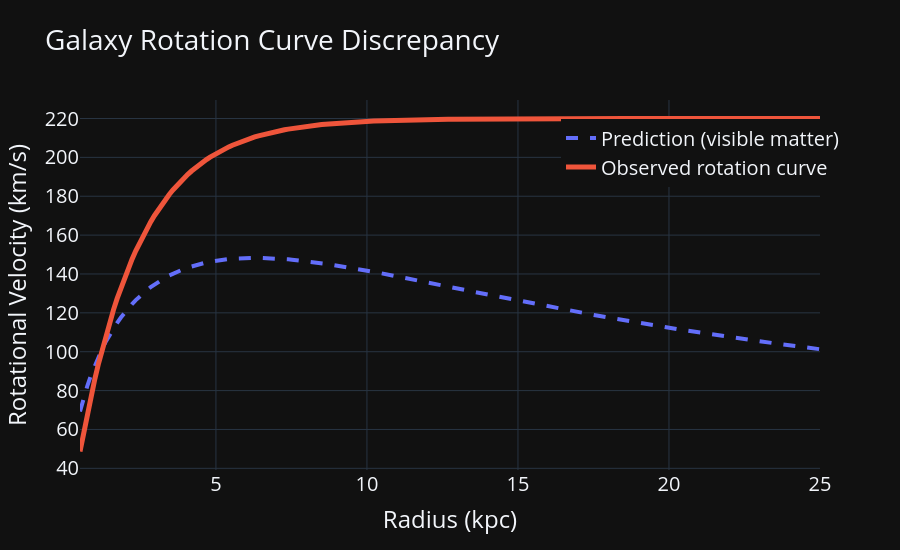

The code cell stored with this chart in its notebook:
### Code cell
import numpy as np
import plotly.graph_objects as go

# radius (kpc)
r = np.linspace(0.5, 25, 200)

# simple baryonic mass model (exponential disk approximation)
M0 = 6e10          # solar masses (rough Milky Way-like baryonic mass)
Rd = 3.5           # disk scale length (kpc)
G = 4.3009e-6      # kpc (km/s)^2 Msun^-1

M_r = M0 * (1 - np.exp(-r/Rd)*(1 + r/Rd))  # enclosed baryonic mass

# Newtonian prediction from visible matter
v_newton = np.sqrt(G * M_r / r)

# Observed flat rotation curve approximation
v_flat = 220
v_obs = v_flat * (1 - np.exp(-r/2))

fig = go.Figure()

fig.add_trace(go.Scatter(
    x=r,
    y=v_newton,
    mode='lines',
    name='Prediction (visible matter)',
    line=dict(width=4, dash='dash')
))

fig.add_trace(go.Scatter(
    x=r,
    y=v_obs,
    mode='lines',
    name='Observed rotation curve',
    line=dict(width=5)
))

fig.update_layout(
    template="plotly_dark",
    title="Galaxy Rotation Curve Discrepancy",
    xaxis_title="Radius (kpc)",
    yaxis_title="Rotational Velocity (km/s)",
    font=dict(size=20),
    legend=dict(x=0.65, y=0.95),
    width=900,
    height=550
)

fig.show()

### Figure 1 — Plotly figure (JSON) as saved in the notebook; plotly's stock layout.template omitted (floating-point values rounded to 4 significant figures; data arrays with more than 128 entries replaced by an {"elided": "..."} marker saying what was removed)
{"data": [{"line": {"dash": "dash", "width": 4}, "mode": "lines", "name": "Prediction (visible matter)", "type": "scatter", "x": {"elided": "200 float values"}, "y": {"elided": "200 float values"}}, {"line": {"width": 5}, "mode": "lines", "name": "Observed rotation curve", "type": "scatter", "x": {"elided": "200 float values"}, "y": {"elided": "200 float values"}}], "layout": {"font": {"size": 20}, "height": 550, "legend": {"x": 0.65, "y": 0.95}, "title": {"text": "Galaxy Rotation Curve Discrepancy"}, "width": 900, "xaxis": {"title": {"text": "Radius (kpc)"}}, "yaxis": {"title": {"text": "Rotational Velocity (km/s)"}}}}
